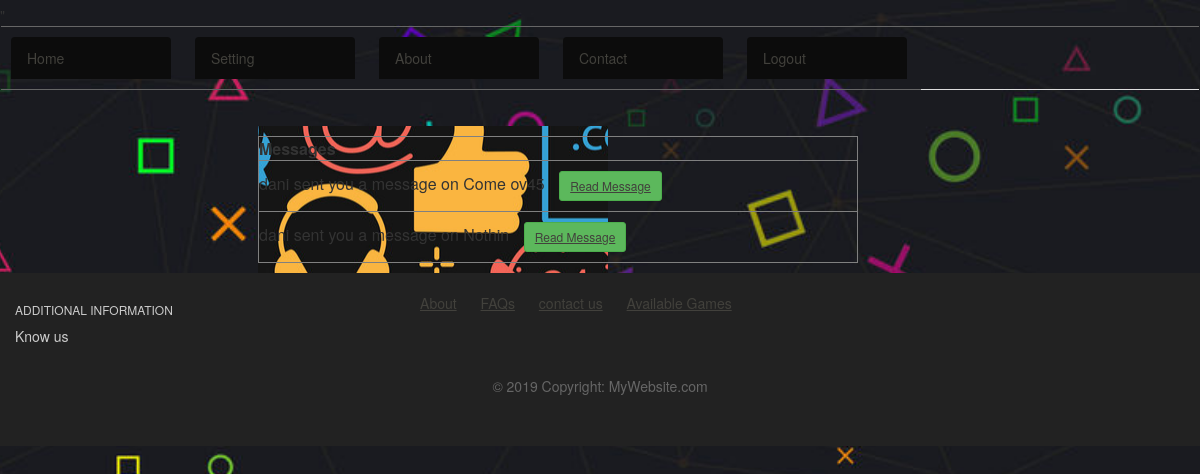
Screenshot of /mygames/mymessages with the database file from the repository.
### mygames/models.py (models this page shows, shortened)
class Message(models.Model):
    contact = models.ForeignKey(
        CustomUser, related_name='messages', on_delete=models.CASCADE)
    post = models.ForeignKey(Post, on_delete=models.CASCADE, null=True)
    content = models.TextField()
    email = models.CharField(blank=True, null=True, max_length=200)
    timestamp = models.DateTimeField(
        blank=True, default=timezone.now, max_length=200)

class CustomUser(models.Model):
    player = models.OneToOneField(User, on_delete=models.CASCADE)
    favourite = models.OneToOneField(
        Games, related_name='customuser', on_delete=models.CASCADE, default=1)
    def __str__(self):
        print("Hapahapa ", self.player.username)
        return self.player.username

class Post(models.Model):
    author = models.ForeignKey(
        settings.AUTH_USER_MODEL, on_delete=models.CASCADE)
    game = models.ForeignKey(Games, max_length=20,
                             on_delete=models.CASCADE, null=True)
    title = models.CharField(blank=True, null=True, max_length=200)
    description = models.CharField(blank=True, null=True, max_length=200)
    playerno = models.CharField(max_length=20, null=True)
    published_date = models.DateTimeField(
        blank=True, default=timezone.now, max_length=200)
    request_duration = models.CharField(max_length=40, null=True)
    requestStatus = models.BooleanField()
    messageStatus = models.BooleanField()
    def __str__(self):
        return self.title

### mygames/views.py (the view)
# urls.py: path('mymessages', views.mymessages, name='mymessages'),
def mymessages(request):
    user = User.objects.get(username="admin")
    posts = Post.objects.filter(author=user)
    messageList = []
    for p in posts:
        if Message.objects.filter(post=p).values():
            print("hahahaha ", Message.objects.filter(post=p).values())
            messageList.extend(Message.objects.filter(post=p))
    return render(request, 'mygames/messages.html', {'messageList': messageList})

### mygames/templates/mygames/messages.html
"{% extends "base.html" %} {% block content %}
<div class="container">
    <div class="content-message">
        <table width="600" border="1" cellspacing="2" cellpadding="2">
            <tr>
                <th>Messages</th>
            </tr>
            {% for m in messageList %}
            <tr>
                <td>{{m.contact}} sent you a message on {{m.post}}
                    <a href="/mygames/mymessages/{{m.id}}" Class="btn btn-success btn-sm">
                                       Read Message</a></td>
            </tr>
            {% endfor %}
        </table>
    </div>
</div>
{% endblock %}

### mygames/static/css/main.css (style rules this page uses)
body { background: url(../images/background.jpeg) no-repeat center center fixed; -webkit-background-size: cover; -moz-background-size: cover; -o-background-size: cover; background-size: cover; }
* { box-sizing: border-box; }
body { padding-top: 5px; }
a:link { color: #42413C; text-decoration: underline; margin: 10px; }
.container { width: 80%; max-width: 1260px; min-width: 780px; margin: 0 auto; overflow: hidden; }
.content-message { background: url(../images/Message_background.jpeg) repeat center center; margin-left: 20%; padding: 10px 0; width: 350px; float: left; background-color: #030303; color: white; }

### rows the page displays
Message: contact "dani", post "Come ov45"
Message: contact "dani", post "Nothin"
